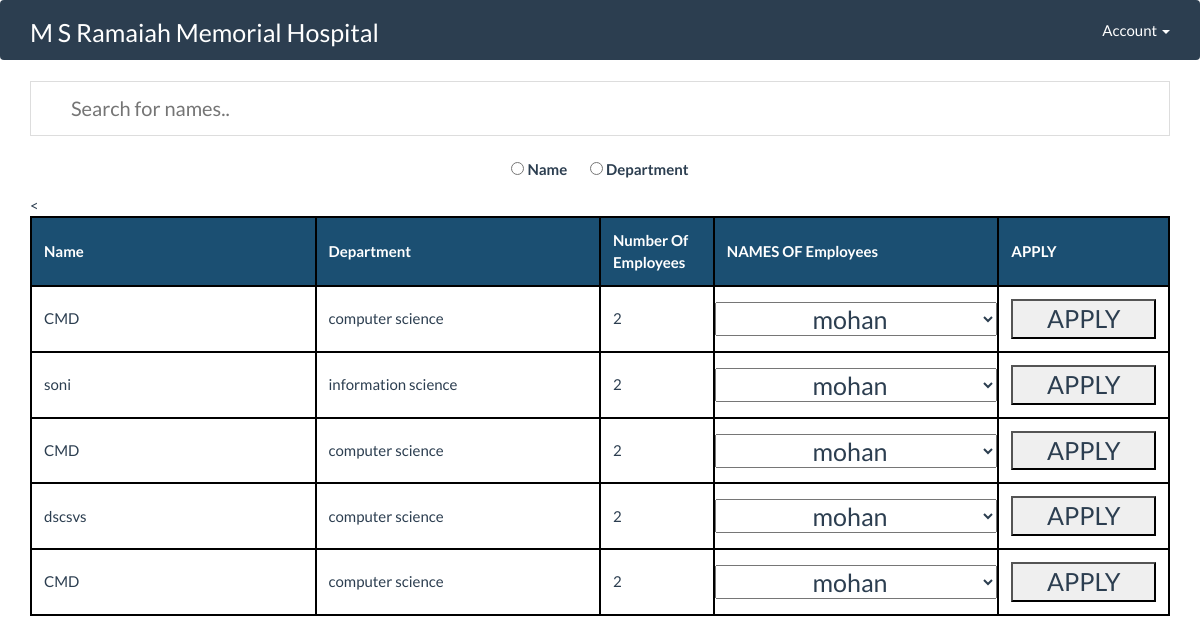
/showpending/, run on the app's committed database.
### msrh_user/models.py (models this page shows)
class Pending_Trainings(models.Model):
    name = models.CharField(max_length=100,blank=True,null=True)
    dept = models.CharField(max_length=10,blank=True,null=True)
    emp_count = models.IntegerField(blank=True,null=True)
    emp_list = models.ManyToManyField(Names,blank=True, null=True)
    def __str__(self):
        return self.name

### logs/views.py (the view)
# urls.py: url(r'^showpending/', views.pending, name="showpending"),
def pending(request):
    t = Pending_Trainings.objects.all()
    return render(request,"pending.html",{'pending': t})

### templates/pending.html (shortened to what this page needs)
{% extends 'base.html' %}
{% block content %}
<div class="container">
<input type="text" id="myInput" onkeyup="myFunction()" placeholder="Search for names..">
<div id="hola" style="text-align: center">
    <label class="radio-inline-center " style="font-size: 15px;">
      <input type="radio" name="optradio" value="0">&nbsp;Name
    </label>
    <label class="radio-inline-center" style="font-size: 15px">
      <input type="radio" name="optradio" value="1">&nbsp;Department
    </label>
    </div>
<table id="myTable">
  <tr class="header">
    <th style="width:25%;">Name</th>
    <th style="width:25%;">Department</th>
      <th style="width:10%;">Number Of Employees</th>
      <th style="width:25%;">NAMES OF Employees</th>
      <th style="width:15%;">APPLY</th>
  </tr>
    {% for x in pending %}
  <tr>
    <td>{{ x.name }}</td>
    <td>{{ x.dept }}</td>
  <td>{{ x.emp_count }}</td>
  <td style="padding: 0px; margin: 0px"><select style="width: 100%; height: 100%; padding: 0px; margin: 0px; font-size: 25px; text-align: center">
      {% for z in x.emp_list.all %}
        <option>{{ z.name }}</option>
      {% endfor %}
  </select></td>
  <td>
      <form action="{% url 'apply' %}" method="POST">
          <input type="submit" style="width: 100%; height: 100%; padding: 0px; margin: 0px; font-size: 25px; text-align: center" value="APPLY">
      </form>
  </td>
  </tr>
    {% endfor %}
</table>
</div>
{% endblock %}

### templates/pending.html (style rules this page uses)
#myInput { background-position: 10px 12px; background-repeat: no-repeat; width: 100%; font-size: 20px; padding: 12px 20px 12px 40px; border: 1px solid #ddd; margin-bottom: 12px; }
#myTable { border-collapse: collapse; width: 100%; border: 1px solid #ddd; font-size: 15px; margin: auto; }
#myTable th, #myTable td { text-align: left; padding: 12px; border: 2px solid #000000 }
#myTable tr { border: 2px solid #ddd; }
#myTable tr.header, #myTable tr:hover { background-color: #f1f1f1; border: 2px solid #000000; }
#myTable tr.header { background-color: #1b4f72; color: white; }
.radio-inline-center { font-size: 22px; padding: 10px; }

### data on the page
Pending_Trainings: name "CMD", dept "computer science", emp_count "2"
Pending_Trainings: name "soni", dept "information science", emp_count "2"
Pending_Trainings: name "CMD", dept "computer science", emp_count "2"
Pending_Trainings: name "dscsvs", dept "computer science", emp_count "2"
Pending_Trainings: name "CMD", dept "computer science", emp_count "2"

### other printed values
form field value "mohan"
